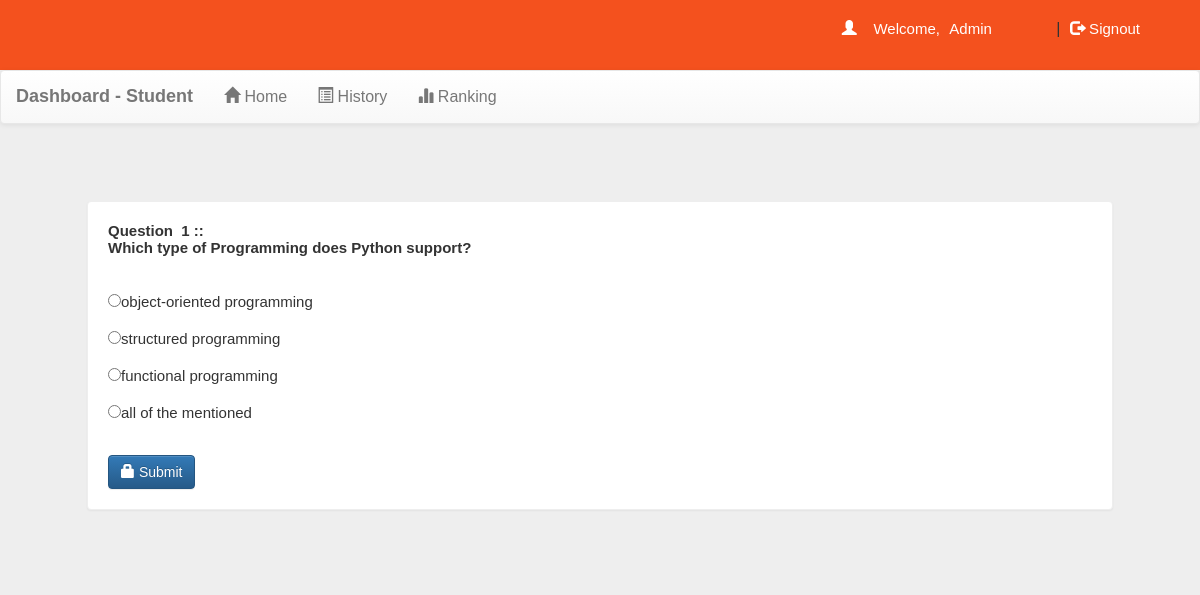
The page /account.php?q=quiz&step=2&eid=633415bd8e245&n=1&t=15 (signed in) on the database its author committed.
### tables this page shows
CREATE TABLE `questions` (
  `eid` text NOT NULL,
  `qid` text NOT NULL,
  `qns` text NOT NULL,
  `choice` int(10) NOT NULL,
  `sn` int(11) NOT NULL
);

CREATE TABLE `options` (
  `qid` varchar(50) NOT NULL,
  `option` varchar(5000) NOT NULL,
  `optionid` text NOT NULL
);

### account.php (the view, shortened to what this page needs)
<!DOCTYPE html PUBLIC "-//W3C//DTD XHTML 1.0 Transitional//EN" "http://www.w3.org/TR/xhtml1/DTD/xhtml1-transitional.dtd">
<html xmlns="http://www.w3.org/1999/xhtml">
<head>
<link  rel="stylesheet" href="css/bootstrap.min.css"/>
 <link  rel="stylesheet" href="css/bootstrap-theme.min.css"/>
 <link rel="stylesheet" href="css/main.css">
 <link  rel="stylesheet" href="css/font.css">
</head>
<body>
<div class="header">
<div class="row" style="background-color:#f4511e;">
<div class="col-md-4 col-md-offset-2">
 <?php
 include_once 'dbConnection.php';
  if(!(isset($_SESSION['email']))){
header("location:index.php");
}
else
{
$name = $_SESSION['name'];
echo '<span class="pull-right top title1" ><span class="log1"><span class="glyphicon glyphicon-user" aria-hidden="true"></span>&nbsp;&nbsp;&nbsp;&nbsp;Welcome,</span> <a href="account.php?q=1" class="log log1">'.$name.'</a>&nbsp;|&nbsp;<a href="logout.php?q=account.php" class="log"><span class="glyphicon glyphicon-log-out" aria-hidden="true"></span>&nbsp;Signout</button></a></span>';
}?>
</div>
</div></div>
<div class="bg">
<nav class="navbar navbar-default title1">
  <div class="container-fluid">
    <div class="navbar-header">
      <a class="navbar-brand" href="account.php?q=1"><b>Dashboard - Student</b></a>
    </div>
    <div class="collapse navbar-collapse" id="bs-example-navbar-collapse-1">
      <ul class="nav navbar-nav navbar left">
        <li <?php if(@$_GET['q']==1) echo'class="active"'; ?> ><a href="account.php?q=1"><span class="glyphicon glyphicon-home" aria-hidden="true"></span>&nbsp;Home<span class="sr-only">(current)</span></a></li>
        <li <?php if(@$_GET['q']==2) echo'class="active"'; ?>><a href="account.php?q=2"><span class="glyphicon glyphicon-list-alt" aria-hidden="true"></span>&nbsp;History</a></li>
    <li <?php if(@$_GET['q']==3) echo'class="active"'; ?>><a href="account.php?q=3"><span class="glyphicon glyphicon-stats" aria-hidden="true"></span>&nbsp;Ranking</a></li>
  </ul>
      </div>
  </div>
</nav>
<div class="container">
<div class="row">
<div class="col-md-12">
<?php
if(@$_GET['q']== 'quiz' && @$_GET['step']== 2) {
$eid=@$_GET['eid'];
$sn=@$_GET['n'];
$total=@$_GET['t'];
$q=mysqli_query($con,"SELECT * FROM questions WHERE eid='$eid' AND sn='$sn' " );
echo '<div class="panel" style="margin:5%">';
while($row=mysqli_fetch_array($q) )
{
$qns=$row['qns'];
$qid=$row['qid'];
echo '<b>Question &nbsp;'.$sn.'&nbsp;::<br />'.$qns.'</b><br /><br />';
}
$q=mysqli_query($con,"SELECT * FROM options WHERE qid='$qid' " );
echo '<form action="update.php?q=quiz&step=2&eid='.$eid.'&n='.$sn.'&t='.$total.'&qid='.$qid.'" method="POST"  class="form-horizontal">
<br />';
while($row=mysqli_fetch_array($q) )
{
$option=$row['option'];
$optionid=$row['optionid'];
echo'<input type="radio" name="ans" value="'.$optionid.'">'.$option.'<br /><br />';
}
echo'<br /><button type="submit" class="btn btn-primary"><span class="glyphicon glyphicon-lock" aria-hidden="true"></span>&nbsp;Submit</button></form></div>';
}
?>
</div></div></div></div>
</body>
</html>

### css/main.css (style rules this page uses)
body { overflow-x:hidden; width:100%; font-size: 12px !important; font-family: Montserrat, sans-serif; background:#eee; min-height:550px; background-attachment:fixed; }
.bg { min-height:540px; }
.panel { border-color:#eee; margin:40px; padding:20px; font: 15px "Century Gothic", "Times Roman", sans-serif; }
.header { background:#f4511e; height:70px; }
.title1 { font: 16px "Century Gothic", "Times Roman", sans-serif; }
.top { margin-top:20px; }
.log1 { font: 15px 'Montserrat', sans-serif; color:#fff; margin-left:10px; }
.log { margin:10px; margin-right:60px; margin-left:5px; color:#fff; text-decoration:none; font-size:20px; font-size:15px; }

### rows shown on the page
questions: qns "Which type of Programming does Python support?"
options: option "object-oriented programming"
options: option "structured programming"
options: option "functional programming"
options: option "all of the mentioned"

### other values the page prints
$name "Admin"
